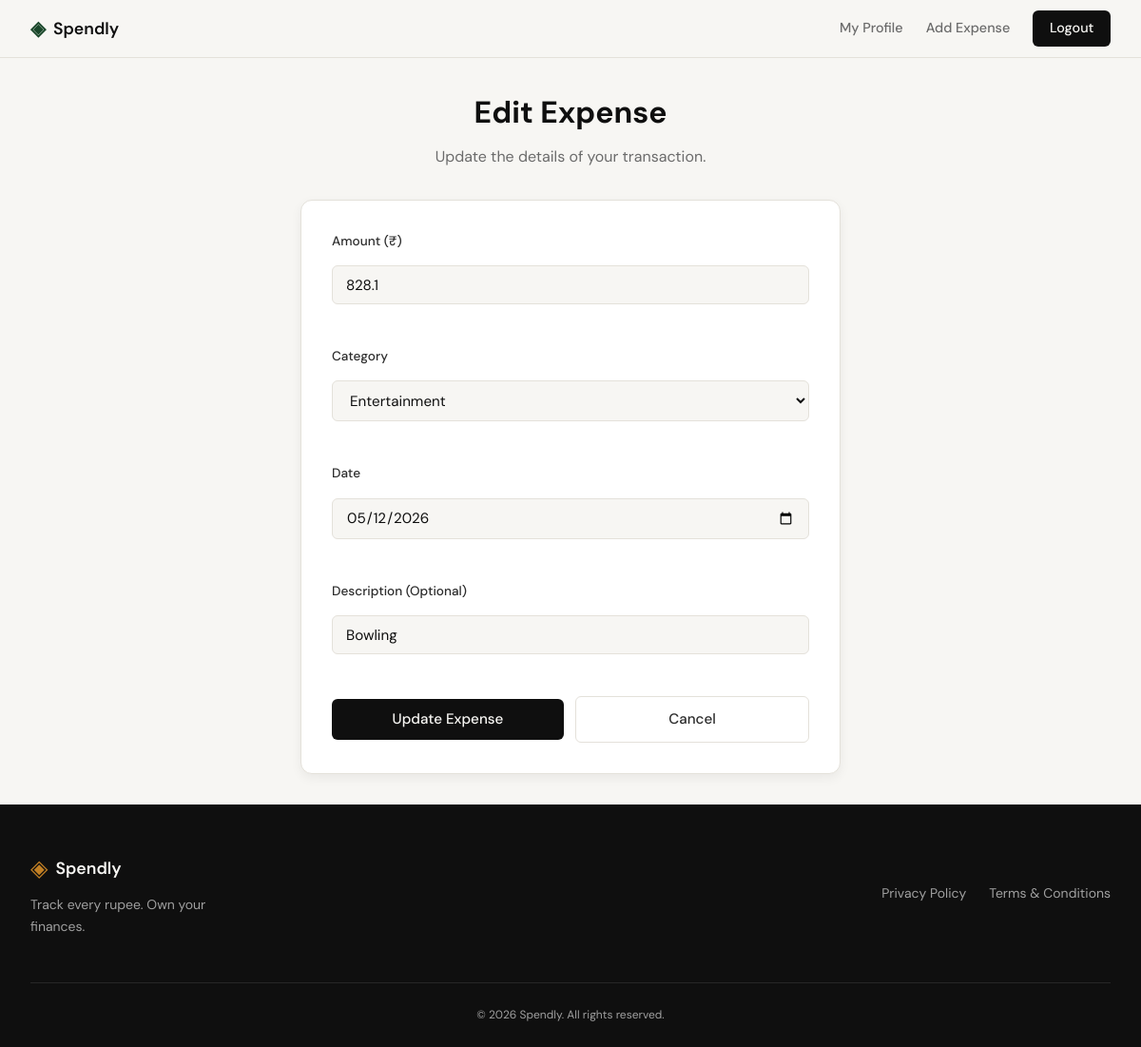
The page /expenses/21/edit (signed in) on the database its author committed.
### tables this page shows
CREATE TABLE expenses (
            id INTEGER PRIMARY KEY AUTOINCREMENT,
            user_id INTEGER NOT NULL,
            amount REAL NOT NULL,
            category TEXT NOT NULL CHECK(category IN ('Food', 'Transport', 'Bills', 'Health', 'Entertainment', 'Shopping', 'Other')),
            date DATE NOT NULL,
            description TEXT,
            created_at TIMESTAMP DEFAULT CURRENT_TIMESTAMP,
            FOREIGN KEY (user_id) REFERENCES users (id) ON DELETE CASCADE
        );

### app.py (the view, shortened to what this page needs)
@app.route("/expenses/<int:id>/edit", methods=["GET", "POST"])
def edit_expense(id):  # noqa: A002 — 'id' is the URL param name; use expense_id internally
    expense_id = id  # rename to avoid shadowing Python built-in in the rest of the function
    user_id = session.get("user_id")
    if not user_id:
        flash("Please log in to edit an expense", "info")
        return redirect(url_for("login"))
    expense = db_get_expense_by_id(expense_id)
    if expense is None:
        abort(404)
    if expense["user_id"] != user_id:
        abort(403)
    return render_template("edit_expense.html", expense=expense)

### app.py (called while the page is built)
@app.teardown_appcontext
def teardown_db(exception):
    db = getattr(g, 'db', None)
    if db is not None:
        db.close()

### database/db.py (called while the page is built)
def get_db():
    if 'db' not in g:
        db_path = current_app.config.get('DATABASE', 'expense_tracker.db')
        g.db = sqlite3.connect(
            db_path,
            detect_types=sqlite3.PARSE_DECLTYPES
        )
        g.db.row_factory = sqlite3.Row
        g.db.execute('PRAGMA foreign_keys = ON')
    return g.db

def get_expense_by_id(expense_id):
    db = get_db()
    return db.execute('SELECT * FROM expenses WHERE id = ?', (expense_id,)).fetchone()

### templates/edit_expense.html (shortened to what this page needs)
{% extends "base.html" %}
{% block head %}
<link rel="stylesheet" href="{{ url_for('static', filename='css/edit_expense.css') }}">
{% endblock %}
{% block content %}
<div class="edit-container">
    <h1>Edit Expense</h1>
    <p class="subtitle">Update the details of your transaction.</p>
    <div class="form-card">
        <form action="{{ url_for('edit_expense', id=expense['id']) }}" method="POST" class="expense-form">
            <div class="form-group">
                <label for="amount">Amount (₹)</label>
                <input type="number" id="amount" name="amount" step="0.01" placeholder="0.00"
                       value="{{ expense['amount'] }}" required>
            </div>
            <div class="form-group">
                <label for="category">Category</label>
                <select id="category" name="category" required>
                    {% for cat in ['Food', 'Transport', 'Bills', 'Health', 'Entertainment', 'Shopping', 'Other'] %}
                    <option value="{{ cat }}" {% if expense['category'] == cat %}selected{% endif %}>{{ cat }}</option>
                    {% endfor %}
                </select>
            </div>
            <div class="form-group">
                <label for="date">Date</label>
                <input type="date" id="date" name="date" required value="{{ expense['date'] }}">
            </div>
            <div class="form-group">
                <label for="description">Description (Optional)</label>
                <input type="text" id="description" name="description" placeholder="What was this for?"
                       value="{{ expense['description'] or '' }}">
            </div>
            <div class="form-actions">
                <button type="submit" class="btn-primary">Update Expense</button>
                <a href="{{ url_for('profile') }}" class="btn-ghost">Cancel</a>
            </div>
        </form>
    </div>
</div>
{% endblock %}

### static/css/style.css (style rules this page uses)
:root { --ink: #0f0f0f; --ink-soft: #2d2d2d; --ink-muted: #6b6b6b; --ink-faint: #a0a0a0; --paper: #f7f6f3; --paper-warm: #f0ede6; --paper-card: #ffffff; --accent: #1a472a; --accent-light: #e8f0eb; --accent-2: #c17f24; --accent-2-light: #fdf3e3; --danger: #c0392b; --danger-light: #fdecea; --border: #e4e1da; --border-soft: #eeebe4; --font-display: 'DM Serif Display', Georgia, serif; --font-body: 'DM Sans', system-ui, sans-serif; --max-width: 1200px; --auth-width: 440px; --radius-sm: 6px; --radius-md: 12px; --radius-lg: 20px; }
*, *::before, *::after { box-sizing: border-box; margin: 0; padding: 0; }
html { font-size: 16px; scroll-behavior: smooth; }
body { background: var(--paper); color: var(--ink); font-family: var(--font-body); font-size: 1rem; line-height: 1.6; -webkit-font-smoothing: antialiased; }
a { color: inherit; text-decoration: none; }
.btn-primary { display: inline-block; background: var(--ink); color: var(--paper); padding: 0.65rem 1.5rem; border-radius: var(--radius-sm); font-family: var(--font-body); font-size: 0.9rem; font-weight: 500; cursor: pointer; border: none; transition: background 0.2s; text-decoration: none; }
.btn-ghost { display: inline-block; background: transparent; color: var(--ink-soft); padding: 0.65rem 1.5rem; border-radius: var(--radius-sm); font-size: 0.9rem; font-weight: 500; border: 1px solid var(--border); transition: all 0.2s; text-decoration: none; }
.form-group { margin-bottom: 1.25rem; }
.form-group label { display: block; font-size: 0.85rem; font-weight: 500; color: var(--ink-soft); margin-bottom: 0.4rem; }

### static/css/edit_expense.css (style rules this page uses)
.edit-container { max-width: 600px; margin: 0 auto; padding: 2rem 1rem; }
.edit-container h1 { text-align: center; margin-bottom: 0.5rem; }
.edit-container .subtitle { text-align: center; color: var(--ink-muted); margin-bottom: 2rem; }
.form-card { background: var(--paper-card); border: 1px solid var(--border); padding: 2rem; border-radius: var(--radius-md); box-shadow: 0 4px 12px rgba(0, 0, 0, 0.06); }
.expense-form { display: flex; flex-direction: column; gap: 1.5rem; }
.expense-form .form-group { display: flex; flex-direction: column; gap: 0.5rem; }
.expense-form .form-group label { font-size: 0.85rem; font-weight: 500; color: var(--ink-soft); }
.expense-form .form-group input, .expense-form .form-group select { width: 100%; padding: 0.6rem 0.875rem; border: 1px solid var(--border); border-radius: var(--radius-sm); font-family: var(--font-body); font-size: 0.95rem; color: var(--ink); background: var(--paper); outline: none; transition: border-color 0.2s; }
.form-actions { display: flex; gap: 0.75rem; align-items: center; }
.form-actions .btn-primary { flex: 1; text-align: center; padding: 0.7rem; font-size: 0.95rem; }
.form-actions .btn-ghost { flex: 1; text-align: center; padding: 0.7rem; font-size: 0.95rem; text-decoration: none; }

### rows shown on the page
expenses: amount "828.1", category "Entertainment", date "05/12/2026", description "Bowling"
